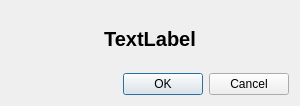
<?xml version="1.0" encoding="UTF-8"?>
<ui version="4.0">
 <class>Dialog</class>
 <widget class="QDialog" name="Dialog">
  <property name="geometry">
   <rect>
    <x>0</x>
    <y>0</y>
    <width>300</width>
    <height>106</height>
   </rect>
  </property>
  <property name="sizePolicy">
   <sizepolicy hsizetype="MinimumExpanding" vsizetype="Expanding">
    <horstretch>0</horstretch>
    <verstretch>0</verstretch>
   </sizepolicy>
  </property>
  <property name="windowTitle">
   <string>Dialog</string>
  </property>
  <layout class="QVBoxLayout" name="verticalLayout_2">
   <item>
    <widget class="QLabel" name="label">
     <property name="sizePolicy">
      <sizepolicy hsizetype="Expanding" vsizetype="Expanding">
       <horstretch>0</horstretch>
       <verstretch>0</verstretch>
      </sizepolicy>
     </property>
     <property name="font">
      <font>
       <family>Microsoft YaHei UI</family>
       <pointsize>15</pointsize>
       <weight>75</weight>
       <bold>true</bold>
      </font>
     </property>
     <property name="text">
      <string>TextLabel</string>
     </property>
     <property name="textFormat">
      <enum>Qt::PlainText</enum>
     </property>
     <property name="alignment">
      <set>Qt::AlignCenter</set>
     </property>
     <property name="wordWrap">
      <bool>true</bool>
     </property>
    </widget>
   </item>
   <item>
    <widget class="QDialogButtonBox" name="buttonBox">
     <property name="orientation">
      <enum>Qt::Horizontal</enum>
     </property>
     <property name="standardButtons">
      <set>QDialogButtonBox::Cancel|QDialogButtonBox::Ok</set>
     </property>
    </widget>
   </item>
  </layout>
 </widget>
 <resources>
  <include location="resource.qrc"/>
 </resources>
 <connections>
  <connection>
   <sender>buttonBox</sender>
   <signal>accepted()</signal>
   <receiver>Dialog</receiver>
   <slot>accept()</slot>
   <hints>
    <hint type="sourcelabel">
     <x>248</x>
     <y>254</y>
    </hint>
    <hint type="destinationlabel">
     <x>157</x>
     <y>274</y>
    </hint>
   </hints>
  </connection>
  <connection>
   <sender>buttonBox</sender>
   <signal>rejected()</signal>
   <receiver>Dialog</receiver>
   <slot>reject()</slot>
   <hints>
    <hint type="sourcelabel">
     <x>316</x>
     <y>260</y>
    </hint>
    <hint type="destinationlabel">
     <x>286</x>
     <y>274</y>
    </hint>
   </hints>
  </connection>
 </connections>
</ui>
